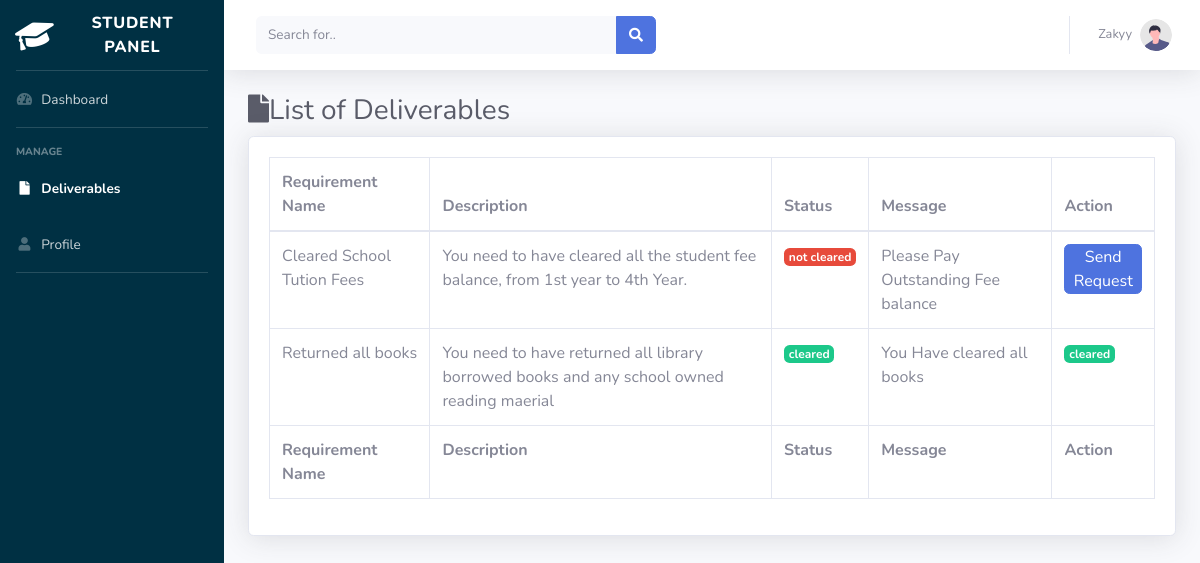
The app's page /student_deliverable.php (signed in), older data.
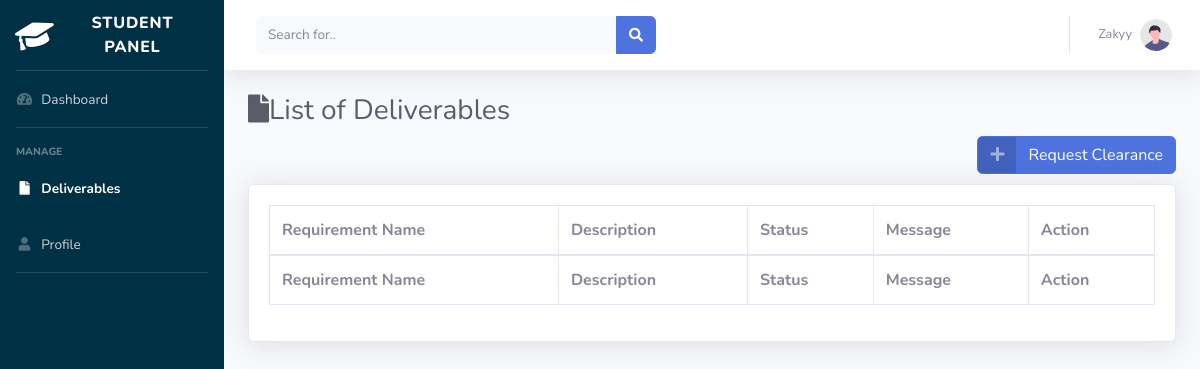
The same page, newer data.
### tables this page shows
CREATE TABLE `tbl_list_deliverable` (
  `list_id` int(11) NOT NULL,
  `deliverable_id` int(11) NOT NULL,
  `uploaded_file` longblob DEFAULT NULL,
  `request_date` date NOT NULL,
  `department_id` int(11) NOT NULL,
  `student_id` int(11) NOT NULL,
  `remarks` varchar(200) NOT NULL,
  `status` int(1) NOT NULL,
  `department_user_id` int(11) NOT NULL
);

CREATE TABLE `tbl_deliverable` (
  `deliverable_id` int(11) NOT NULL,
  `department_id` int(11) NOT NULL,
  `course_id` int(10) NOT NULL,
  `requirement_name` varchar(30) NOT NULL,
  `description` varchar(100) NOT NULL
);

### student_deliverable.php (the view, shortened to what the changed rows need)
<?php session_start();
include('shared/connection.php');
?>
<?php
$id=$_SESSION['id'];
?>
<!DOCTYPE html>
<html lang="en">
<head>
    <link href="./assets/vendor/fontawesome-free/css/all.min.css" rel="stylesheet" type="text/css">
    <link href="./assets/css/sb-admin-2.min.css" rel="stylesheet">
</head>
<body id="page-top">
    <div id="wrapper" style="background-color: #003043">
        <div id="content-wrapper" class="d-flex flex-column">
            <div id="content">
                <div class="container-fluid">
                    <h1 class="h3 mb-2 text-gray-800"><i class="fas fa-file"></i>List of Deliverables</h1>
                    <?php
                        $sql="SELECT * FROM tbl_list_deliverable WHERE student_id=$id";
                        $records=mysqli_query($con,$sql);
                        $row=mysqli_fetch_assoc($records);
                        if(!$row){
                            echo( '<a id = "request_clearance" class="btn btn-primary btn-icon-split float-right " data-toggle="modal" data-target="#request_model">
                            <span class="icon text-white-50">
                                <i class="fas fa-plus"></i>
                            </span>
                            <span class="text">Request Clearance</span>
                        </a><br><br>');
                        }
                    ?>
                    <div class="card shadow mb-4">
                        <div class="card-body">
                            <div class="table-responsive">
                                <table class="table table-bordered" id="dataTable" width="100%" cellspacing="0">
                                    <thead>
                                        <tr>
                                            <th>Requirement Name</th>
                                            <th>Description</th>
                                            <th>Status</th>
                                            <th>Message</th>
                                            <th>Action</th>
                                        </tr>
                                    </thead>
                                    <tfoot>
                                        <tr>
                                            <th>Requirement Name</th>
                                            <th>Description</th>
                                            <th>Status</th>
                                            <th>Message</th>
                                            <th>Action</th>
                                        </tr>
                                    </tfoot>
                                    <tbody>
                                    <?php
                                        $sql="SELECT * FROM tbl_list_deliverable WHERE student_id=$id";
                                        $records=mysqli_query($con,$sql);
                                        while($row=mysqli_fetch_assoc($records)){
                                        $index = $row['deliverable_id'];
                                        $sql2="SELECT * FROM tbl_deliverable WHERE deliverable_id = $index";
                                        $records2=mysqli_query($con,$sql2);
                                        $row1=mysqli_fetch_assoc($records2);
                                        echo "<tr>
                                            <td>";
                                                echo ""." ".$row1['requirement_name']." ".""."";
                                        echo"
                                            </td>
                                            <td>";
                                                echo ""." ".$row1['description']." ".""."";
                                        echo"
                                            </td>
                                            <td>";
                                                    $status = $row['status'];
                                                    if ($status == 1){
                                                        echo "<span class='badge bg-success text-white'>cleared</span>";
                                                    }
                                                    elseif ($status == 2){
                                                        echo "<span class='badge bg-danger text-white'>not cleared</span>";
                                                    }
                                                    elseif ($status == 3){
                                                        echo "<span class='badge bg-info text-white'>Request Sent</span>";
                                                    };
                                        echo"</td> <td>";
                                                    echo ""." ".$row['remarks']." ".""."";
                                        echo'
                                            </td>
                                            <td>';
                                                    if ($status == 1){
                                                        echo "<span class='badge bg-success text-white'>cleared</span>";
                                                    }
                                                    elseif($status == 2){
                                                        echo "
                                                        <a href='#' class='send_request btn btn-primary btn-icon-split float-right' data-toggle='modal' data-target='#request_model'>Send Request</a>
                                                        <input type='hidden' name='text' class= 'idx' value='$index'>
                                                        ";
                                                    }elseif($status == 3){
                                                        echo "<a href='#' class='send_request btn btn-primary btn-icon-split float-right' data-toggle='modal' data-target='#request_model'>Resend Request</a>
                                                        <input type='hidden' name='text' class= 'idx' value='$index'>";
                                                    };
                                        echo'
                                            </td>
                                        </tr>';
                                    }
                                    ?>
                                    </tbody>
                                </table>
                            </div>
                        </div>
                    </div>
                </div>
            </div>
        </div>
    </div>
</body>
</html>

Row changes from the older to the newer data that the page shows:
removed tbl_list_deliverable: deliverable.requirement_name "Cleared School Tution Fees", deliverable.description "You need to have cleared all the student fee balance, from 1st year to 4th Year.", status "not cleared", remarks "Please Pay Outstanding Fee balance"
removed tbl_list_deliverable: deliverable.requirement_name "Returned all books", deliverable.description "You need to have returned all library borrowed books and any school owned reading maerial", status "cleared", remarks "You Have cleared all books"
Text that changed along with them:
text now shown: "Request Clearance"
